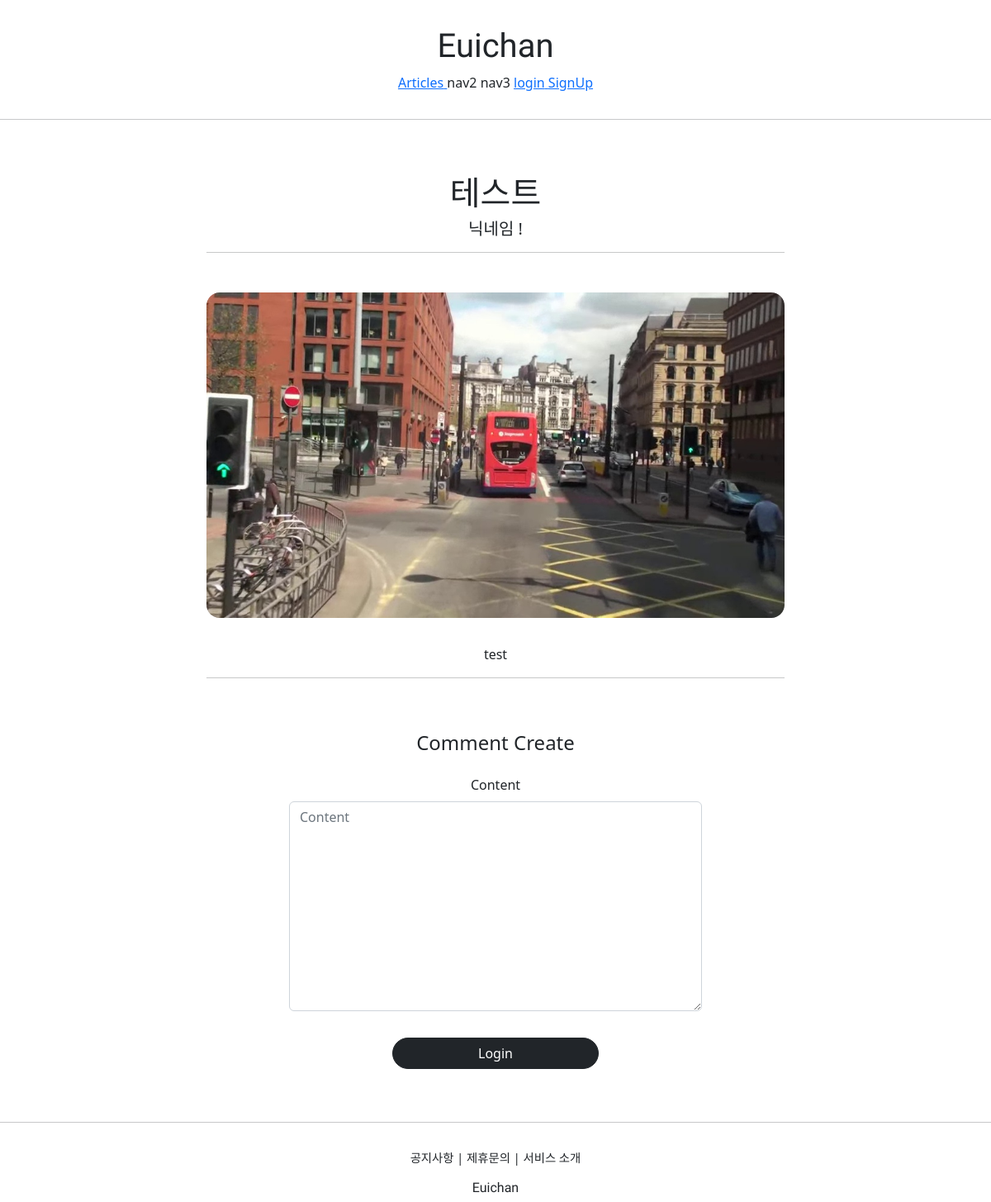
/articles/detail/5/, run on an earlier commit of the app's database.
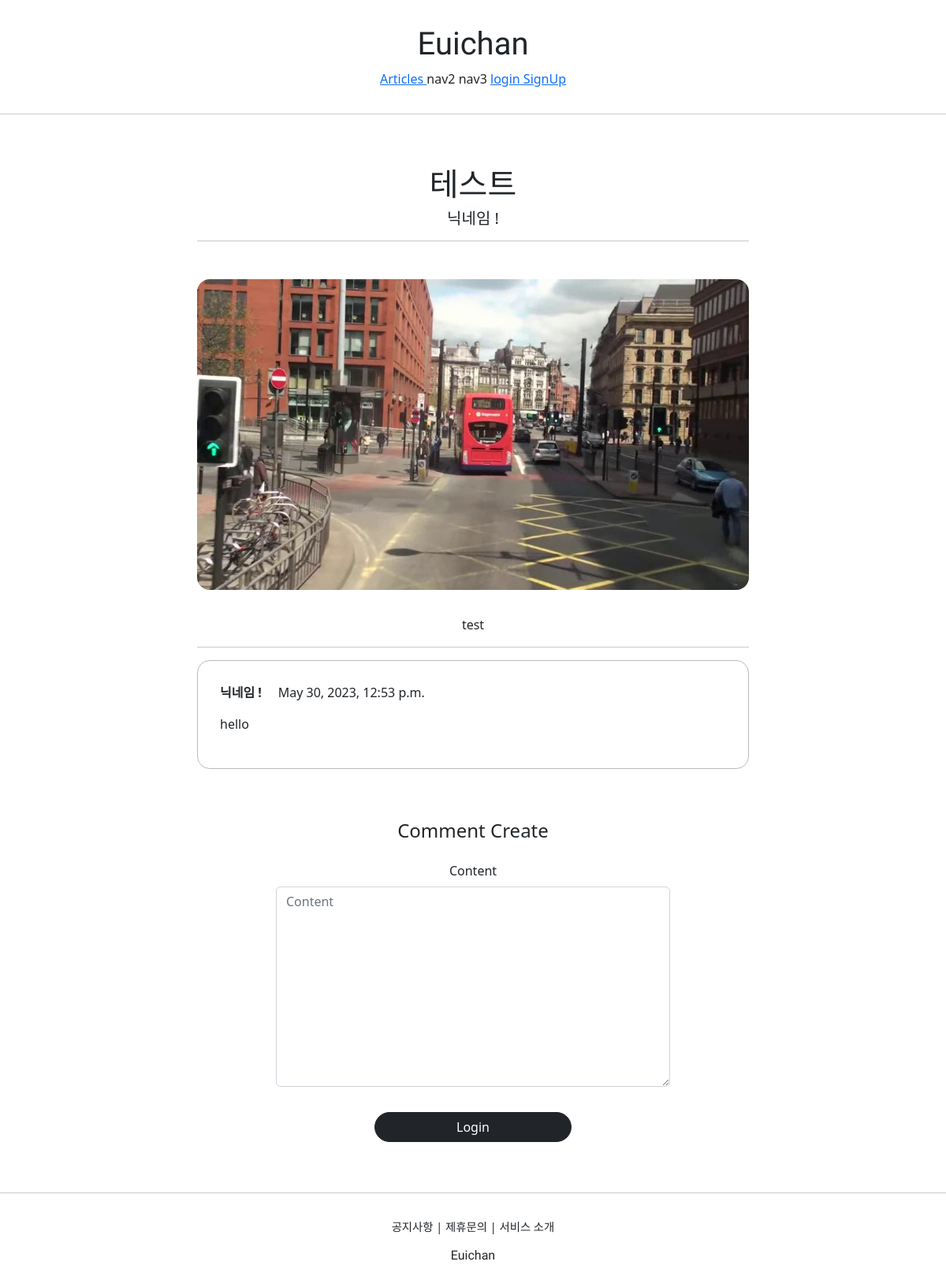
And on a later commit of the database.
### commentapp/models.py (models this page shows)
class Comment(models.Model):
    article = models.ForeignKey(Article, on_delete=models.SET_NULL, null=True,related_name="comment")
    writer = models.ForeignKey(User, on_delete=models.SET_NULL, null=True, related_name="comment")
    content = models.TextField(null=False)
    created_at = models.DateTimeField(auto_now=True)

### profileapp/models.py (models this page shows)
class Profile(models.Model):
    user = models.OneToOneField(User, on_delete=models.CASCADE, related_name='profile')
    image = models.ImageField(upload_to='profile/', null=True)
    nickname = models.CharField(max_length=20, unique=True, null=True)
    message = models.CharField(max_length=100, null=True)

### articleapp/views.py (the view)
# urls.py: path('detail/<int:pk>/', ArticleDetailView.as_view(),name='detail'),
class ArticleDetailView(DetailView, FormMixin):
    model = Article
    form_class = CommentCreationForm
    context_object_name = 'target_article'
    template_name = 'articleapp/detail.html'

### commentapp/forms.py
class CommentCreationForm(ModelForm):
    class Meta:
        model = Comment
        fields = ['content']

### articleapp/templates/articleapp/detail.html (shortened to what this page needs)
{% extends 'base.html' %}
{% block content %}
  <div>
    <div style="text-align: center; max-width: 700px; margin: 4rem auto;">
      <h1>
        {{ target_article.title }}
      </h1>
      <h5>
        {{ target_article.writer.profile.nickname }}
      </h5>
      <hr>
      <img style="width: 100%; border-radius: 1rem; margin: 2rem 0; "
              src="{{ target_article.image.url }}" alt="">
      <p>
        {{ target_article.content }}
      </p>
      <hr>
      {% for comment in target_article.comment.all %}
        {% include 'commentapp/detail.html' with comment=comment %}
      {% endfor %}
      {% include 'commentapp/create.html' with article=target_article %}
    </div>
  </div>
{% endblock %}

### commentapp/templates/commentapp/detail.html (shortened to what this page needs)
<div style="border :1px solid; text-align: left; padding: 4%; margin: 1rem 0;
 border-radius: 1rem; border-color: #bbb;">
  <div>
    <strong>
        {{ comment.writer.profile.nickname }}
    </strong>
    {{ comment.created_at }}
  </div>
  <div style="margin: 1rem 0;">
      {{ comment.content }}
  </div>
</div>

What changed in the data, as far as the page shows it:
added Comment: writer.profile.nickname "닉네임 !", created_at "May 30, 2023, 12:53 p.m.", content "hello"
